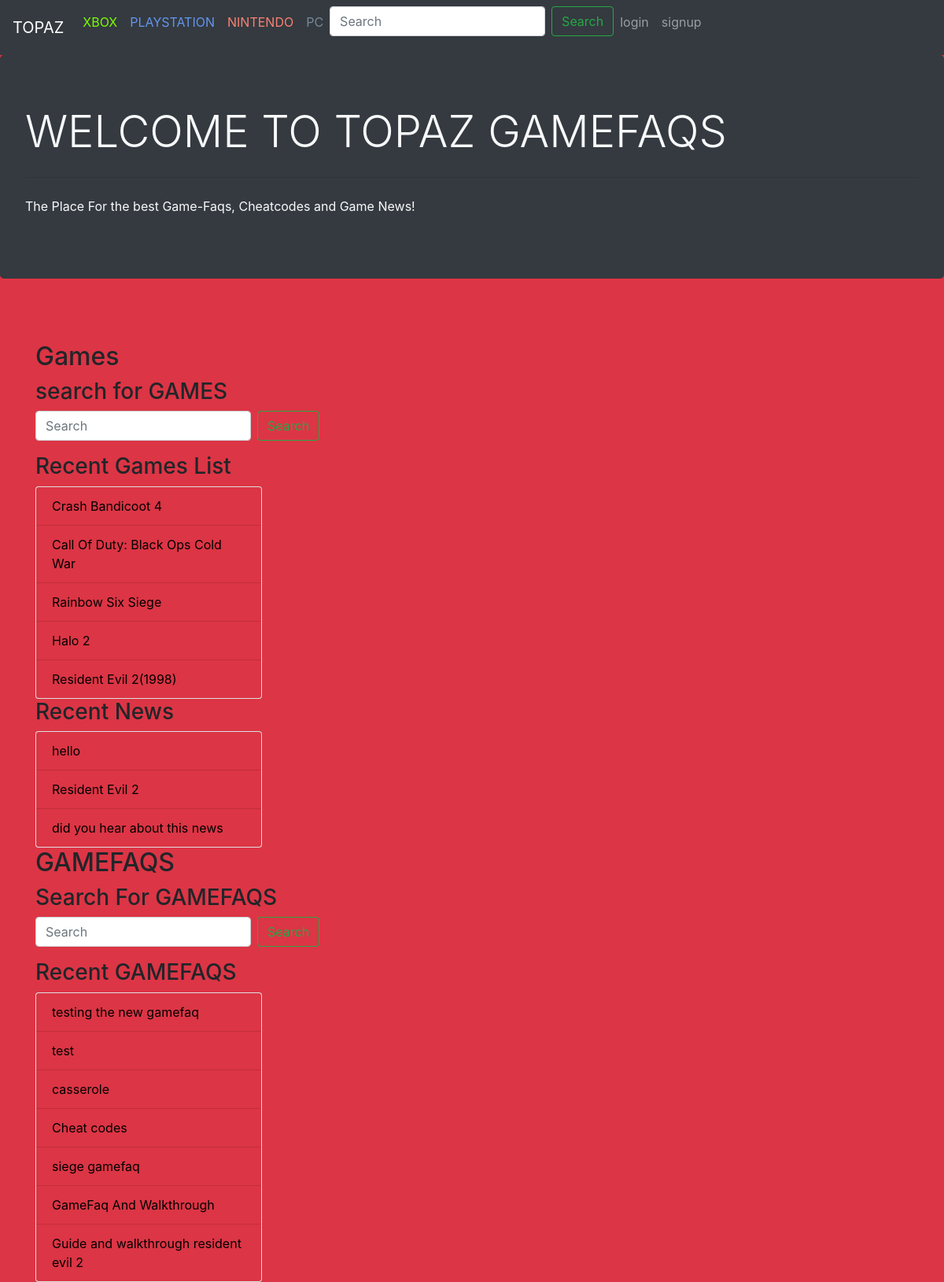
Before: / with the older database file.
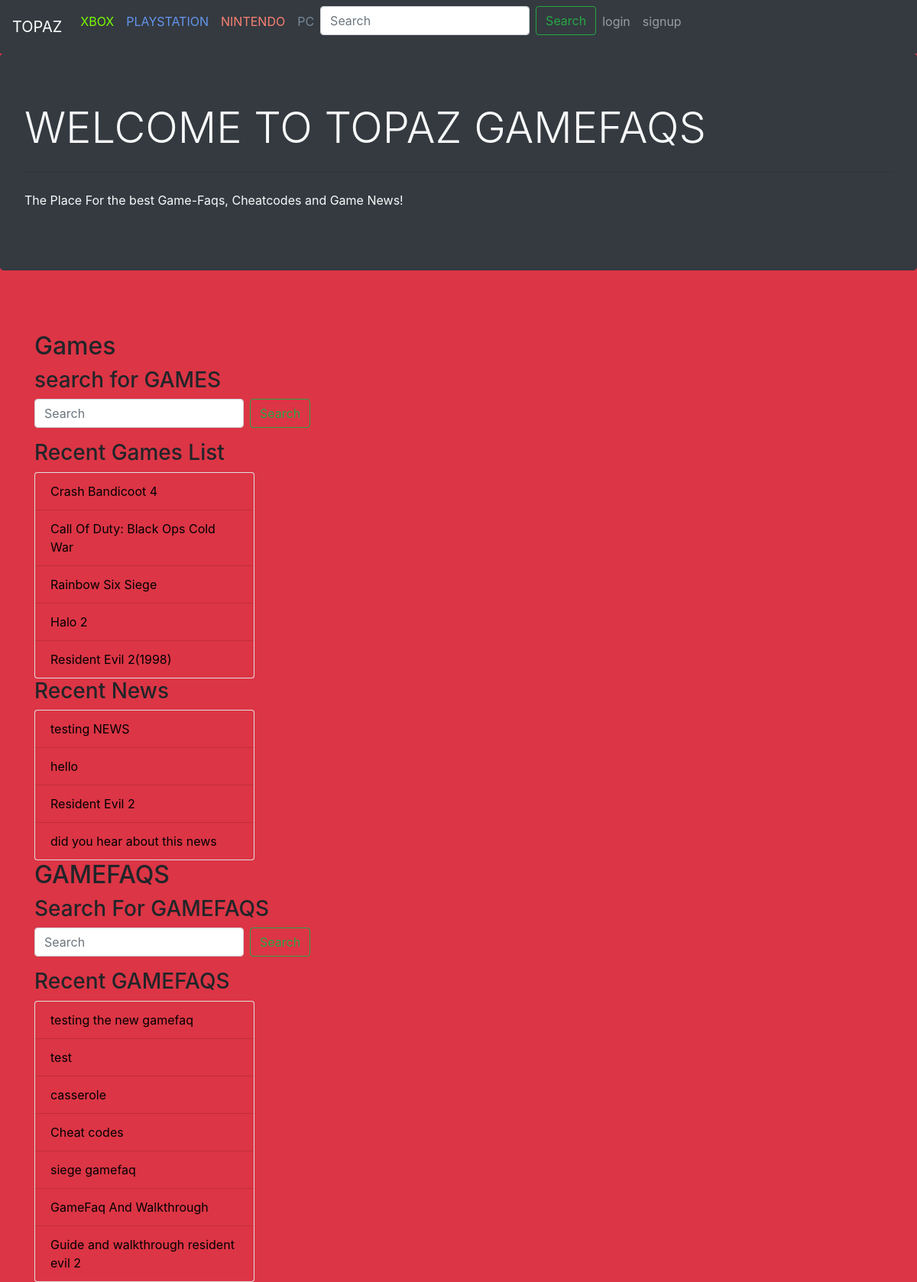
After: the same page with the newer database file.
### game_app/models.py (models this page shows, shortened)
class Game(models.Model):
    genres=[('ACTION','ACTION'),('RPG','RPG'),('SHOOTER','SHOOTER'),('HORROR',"HORROR"),]
    title = models.CharField(max_length=100)
    genre = models.TextField(
        max_length=40,
        choices= genres
    )
    consoles = models.ManyToManyField(Console, symmetrical=False, blank=True, related_name="console_game")
    date_realesed = models.DateField()
    image = models.ImageField(upload_to="gallery")

### news_app/models.py (models this page shows)
class Newspost(models.Model):
    title = models.CharField(max_length=150)
    body= models.TextField()
    game = models.ForeignKey(Game, on_delete=models.CASCADE, related_name="thegame")
    author = models.ForeignKey(GamefaqUser, on_delete=models.CASCADE,related_name="news_author")

### gamefaq_app/models.py (models this page shows, shortened)
class GameFaq(models.Model):
    difficulties= [('EASY','EASY'),('INTERMEDIATE','INTERMEDIATE'),('HARD','HARD')]
    title = models.CharField(max_length=300)
    game = models.ForeignKey(Game,  on_delete=models.CASCADE, related_name="faq_game")
    body = models.TextField()
    difficulty = models.CharField(max_length=85, choices=difficulties)
    consoles = models.ForeignKey(Console,on_delete=models.CASCADE, blank=True, related_name="console_gamefaq", null=True)
    author = models.ForeignKey(GamefaqUser, on_delete=models.CASCADE, related_name="gamefaq_author")
    postdate = models.DateTimeField(default=timezone.now),
    ptype = models.CharField(max_length=25, choices=[('CHEATCODES', 'CHEATCODES'), ('GAMEFAQ', 'GAMEFAQ')], default='GAMEFAQ')
    upvotes = models.IntegerField(default=0)
    downvotes = models.IntegerField(default=0)

### gamefaq_app/views.py (the view)
# urls.py: path('', gamefaqviews.indexview, name='home'),
def indexview(request):
    f = Game.objects.all().order_by("-id")
    n = Newspost.objects.all().order_by("-id")
    g = GameFaq.objects.all().order_by("-id")
    return render(request, "index.html", {"f": f,"n":n,"g":g})

### templates/index.html (shortened to what this page needs)
{% include "bootstrap.html" %} {% include "navbar.html"%}
<div class="bg-danger">
  <div class="jumbotron bg-dark text-light">
    <h1 class="display-4">WELCOME TO TOPAZ GAMEFAQS</h1>
    <hr class="my-4" />
    <p>The Place For the best Game-Faqs, Cheatcodes and Game News!</p>
  </div>
  <br />
  <br />
  <div class="container ">
    <h2>Games</h2>
    <h3> search for GAMES </h2>
      <form
          class="form-inline"
          action="{% url 'search_results' %}"
          method="get"
        >
          <input
            name="q"
            class="form-control mr-sm-2"
            type="search"
            placeholder="Search"
            aria-label="Search"
          />
          <button class="btn btn-outline-success my-2 my-sm-0" type="submit">
          </button>
        </form>
    <h3>Recent Games List</h3>
    <div class="card" style="width: 18rem">
      <ul class="list-group list-group-flush">
        {% for e in f %}
        <li class="list-group-item bg-danger">
          <a id="game" href="/game/{{e.id}}">{{e.title}}</a>
        </li>
        {% endfor %}
      </ul>
    </div>
  </div>
<div class="container ">
  <h3>Recent News</h3>
  <div class="card" style="width: 18rem">
    <ul class="list-group list-group-flush">
      {% for e in n %}
      <li class="list-group-item bg-danger">
        <a id="news" href="/newspost/{{e.id}}">{{e.title}}</a>
      </li>
      {% endfor %}
    </ul>
  </div>
  </div>
  <div class="container ">
    <h2>GAMEFAQS</h2>
    <h3>Search For GAMEFAQS</h3>
    <form class="form-inline" action="{% url 'search_result' %}" method="get">
      <input
        name="q"
        class="form-control mr-sm-2"
        type="search"
        placeholder="Search"
        aria-label="Search"
      />
      <button class="btn btn-outline-success my-2 my-sm-0" type="submit">
      </button>
    </form>
    <h3>Recent GAMEFAQS</h3>
    <div class="card" style="width: 18rem">
      <ul class="list-group list-group-flush">
        {% for e in g %}
        <li class="list-group-item bg-danger">
          <a id="news" href="/gamefaq/{{e.id}}">{{e.title}}</a>
        </li>
        {% endfor %}
      </ul>
    </div>
  </div>

Changed rows visible on the page:
added Newspost: title "testing NEWS"
